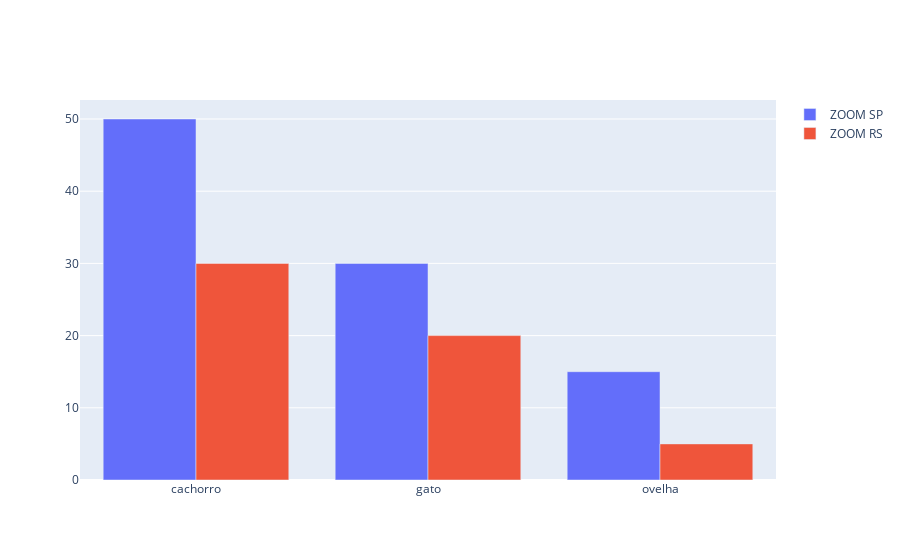

The notebook cell this image was saved under:
### Code cell
#MESMO GRAFICO SÓ QUE DE OUTRO FORMA 
fig=go.Figure()
fig.add_traces(go.Bar(x=animais,y=[50,30,15],name="ZOOM SP"))
fig.add_traces(go.Bar(x=animais,y=[30,20,5],name="ZOOM RS"))

fig.show()

### Figure 1 — Plotly figure (JSON) as saved in the notebook; plotly's stock layout.template omitted (floating-point values rounded to 4 significant figures)
{"data": [{"name": "ZOOM SP", "type": "bar", "x": ["cachorro", "gato", "ovelha"], "y": [50, 30, 15]}, {"name": "ZOOM RS", "type": "bar", "x": ["cachorro", "gato", "ovelha"], "y": [30, 20, 5]}], "layout": {}}
